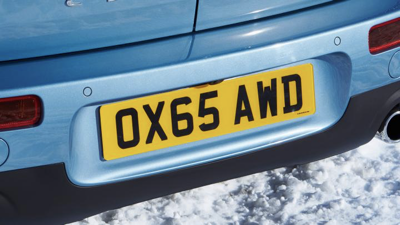
#> input picture train/Cars418.png, 400 x 225 px, found by its file name
$ jupyter execute --allow-errors Automatic_Number_Plate_Recognition.ipynb   (shell and % lines are left out)
#> lines starting #> are read from the running program, lines starting #| are printed output that depends on the picture; after the words box and inside, x2 and y2 are one past the last pixel; in counts of white or black regions, pixels touching at a corner belong together
# **INSTALLING ALL THE REQUIRED LIBRARIES**

# IMPORTING ALL THE REQUIRED LIBRARIES

[cell 1]
import cv2

[cell 2]
import matplotlib.pyplot as plt

[cell 3]
import numpy as np

[cell 4]
import imutils

[cell 5]
import easyocr

# Reading the Image

[cell 6]
img = cv2.imread('.\\train\Cars418.png')
#> img is the input picture: shape (225, 400, 3); mean B, G, R 144.2, 133.4, 113.2
print(img)
#> (printed output is left out)

# Converting the Image into the GRAY Scale FORMAT

[cell 7]
gray = cv2.cvtColor(img, cv2.COLOR_BGR2GRAY)
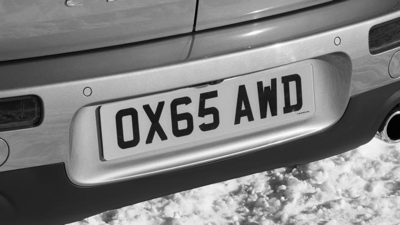
#> gray: shape (225, 400); min 0, max 253, mean 128.6

[cell 8]
plt.imshow(gray)

[cell 9]
plt.imshow(cv2.cvtColor(gray, cv2.COLOR_BGR2RGB))

# APPLYING FILTERING TO REMOVE THE NOISE FROM THE IMAGE, ALONG WITH THE EDGE DETECTION, WHICH ENABLES US TO FIND EDGES WITH IN THE IMAGE

[cell 10]
bfilter = cv2.bilateralFilter(gray, 11, 11, 17)

[cell 11]
edged = cv2.Canny(bfilter, 30, 200)
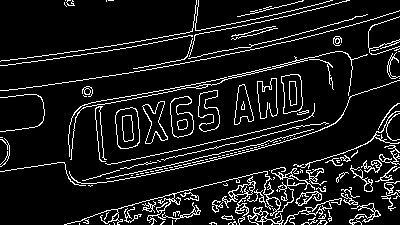
#> edged: shape (225, 400); 10.1% white in thin lines or dots

[cell 12]
plt.imshow(cv2.cvtColor(edged, cv2.COLOR_BGR2RGB))

[cell 13]
#  cv.CHAIN_APPROX_NONE gives (734 points) and  with cv.CHAIN_APPROX_SIMPLE (only 4 points)

keypoints = cv2.findContours(edged.copy(), cv2.RETR_TREE, cv2.CHAIN_APPROX_SIMPLE)
#> keypoints = 237 contours, 178 with area under 20; largest, box (x1, y1, x2, y2) and area: (115, 107, 140, 149) 842, (115, 107, 140, 149) 832, (281, 74, 303, 114) 664, (170, 96, 194, 138) 660, (281, 74, 303, 114) 655

[cell 14]
# Simplifies how contonours are actually returned
contours = imutils.grab_contours(keypoints)
#> contours has the same summary as keypoints

[cell 15]
contours = sorted(contours, key = cv2.contourArea, reverse = True)[:10]
#> contours = 10 contours; largest, box (x1, y1, x2, y2) and area: (115, 107, 140, 149) 842, (115, 107, 140, 149) 832, (281, 74, 303, 114) 664, (170, 96, 194, 138) 660, (281, 74, 303, 114) 655

[cell 16]
print(contours)
#> (printed output is left out)

[cell 17]
location = None

#> (the rest of this cell did not finish here and is left out)

[cell 18]
print(location)

[cell 19]
mask = np.zeros(gray.shape, np.uint8)
mask

#> (a cell that did not finish here is left out)

[cell 21]
(x, y) = np.where(mask == 255)
#> x = empty array; y = empty array

#> (the rest of this cell did not finish here and is left out)

$ run again, with train/Cars303.png copied over train/Cars418.png
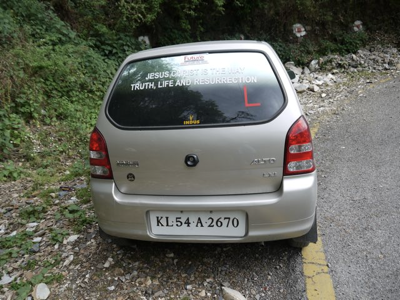
#> input picture train/Cars303.png, 400 x 300 px, found by its file name
#> img is the input picture: shape (300, 400, 3); mean B, G, R 92.3, 101.6, 100
#> (printed output is left out)
#> `gray = cv2.cvtColor(img, cv2.COLOR_BGR2GRAY)`:
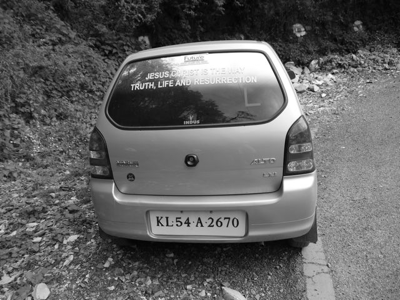
#> gray: shape (300, 400); min 1, max 255, mean 100
#> `edged = cv2.Canny(bfilter, 30, 200)`:
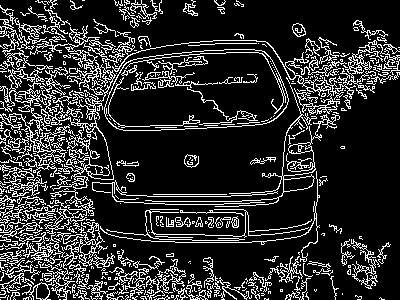
#> edged: shape (300, 400); 17.8% white in thin lines or dots
#> keypoints = 947 contours, 805 with area under 20; largest, box (x1, y1, x2, y2) and area: (104, 49, 289, 131) 12450, (104, 49, 289, 131) 12335, (30, 25, 116, 216) 1456, (83, 31, 347, 115) 852, (145, 85, 340, 207) 668
#> `contours = imutils.grab_contours(keypoints)`: contours has the same summary as keypoints
#> `contours = sorted(contours, key = cv2.contourArea, reverse = True)[:10]`: contours = 10 contours; largest, box (x1, y1, x2, y2) and area: (104, 49, 289, 131) 12450, (104, 49, 289, 131) 12335, (30, 25, 116, 216) 1456, (83, 31, 347, 115) 852, (145, 85, 340, 207) 668
#> (printed output is left out)
